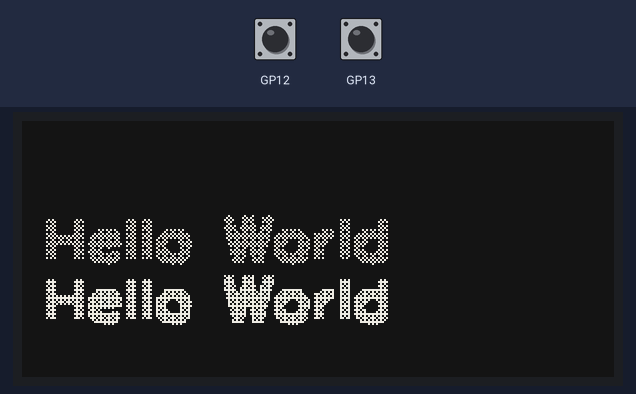
Recording of a program running on a simulated Raspberry Pi Pico running MicroPython. Parts: 296×128 one-colour display. The inputs (shaded band) are chosen by the test bench.

Above: at 5.7 s.
5.8 s: button A pressed for 0.15 s
At 10.7 s:
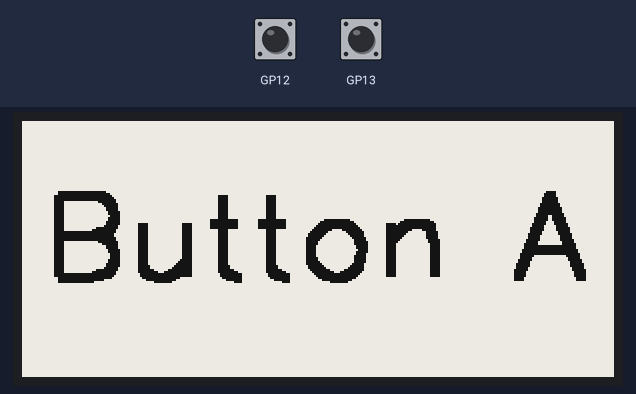
11.8 s: button B pressed for 0.15 s
At 17.5 s:
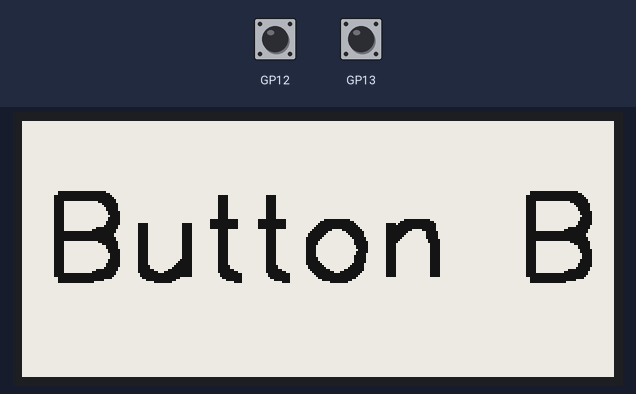
17.8 s: button A pressed for 1 s
At 23.5 s:
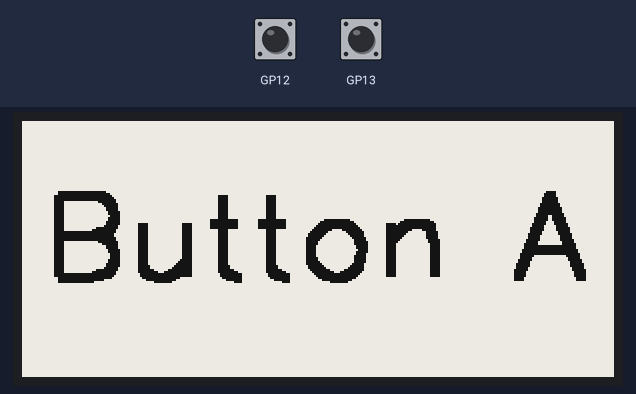
Timing chart, 0 to 25.0 s (numbered marks = the images above; inputs shaded):
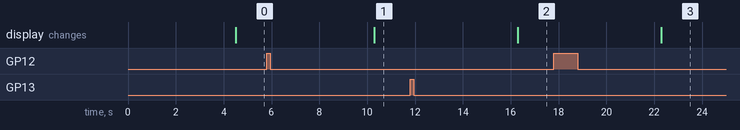

The program:

pin_interrupt.py
```python
import badger2040
import machine

display = badger2040.Badger2040()

button_a = machine.Pin(badger2040.BUTTON_A, machine.Pin.IN, machine.Pin.PULL_DOWN)
button_b = machine.Pin(badger2040.BUTTON_B, machine.Pin.IN, machine.Pin.PULL_DOWN)

display.thickness(10)
display.pen(0)
display.line(0, 5, 295, 5)
display.line(0, 123, 295, 123)

display.thickness(1)
for x in range(14):
    display.line(x * 20, 10, x * 20, 118)

display.line(0, 0, 295, 127)
display.line(0, 127, 295, 0)

display.font("sans")
display.thickness(5)
display.text("Hello World", 10, 30, 1.0)
display.pen(7)
display.text("Hello World", 10, 60, 1.0)
display.pen(11)
display.text("Hello World", 10, 90, 1.0)

display.update()

dirty = False
pressed = None


def button(pin):
    global dirty, pressed
    if pin == button_a:
        pressed = "Button A"
        dirty = True
        return
    if pin == button_b:
        pressed = "Button B"
        dirty = True
        return


button_a.irq(trigger=machine.Pin.IRQ_RISING, handler=button)
button_b.irq(trigger=machine.Pin.IRQ_RISING, handler=button)

# This breaks Thonny, since it's no longer possible to Stop the code
# need to press the reset button on the board...
# It will also crash your USB bus, probably, your whole bus...
# @micropython.asm_thumb
# def lightsleep():
#    wfi()

while True:
    if dirty:
        display.pen(15)
        display.clear()
        display.pen(0)
        display.text(pressed, 10, 60, 2.0)
        display.update()
        dirty = False
    # machine.lightsleep()  # Currently imposible to wake from this on IRQ
```

Measured:
- after the input at 5.8 s, the display: changes after 4.5 s (image 1)
- after the input at 11.8 s, the display: changes after 4.5 s (image 2)
- after the input at 17.8 s, the display: changes after 4.5 s (image 3)
